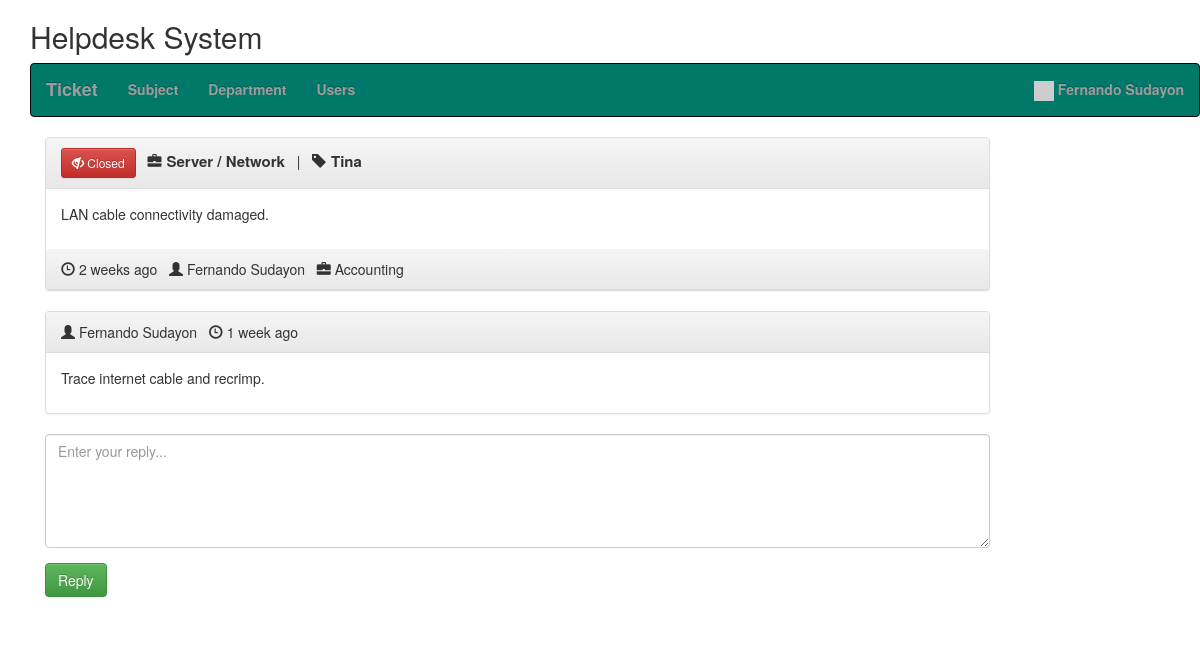
Page /view_ticket.php?id=67106e922144b (signed in) on the earlier database version.
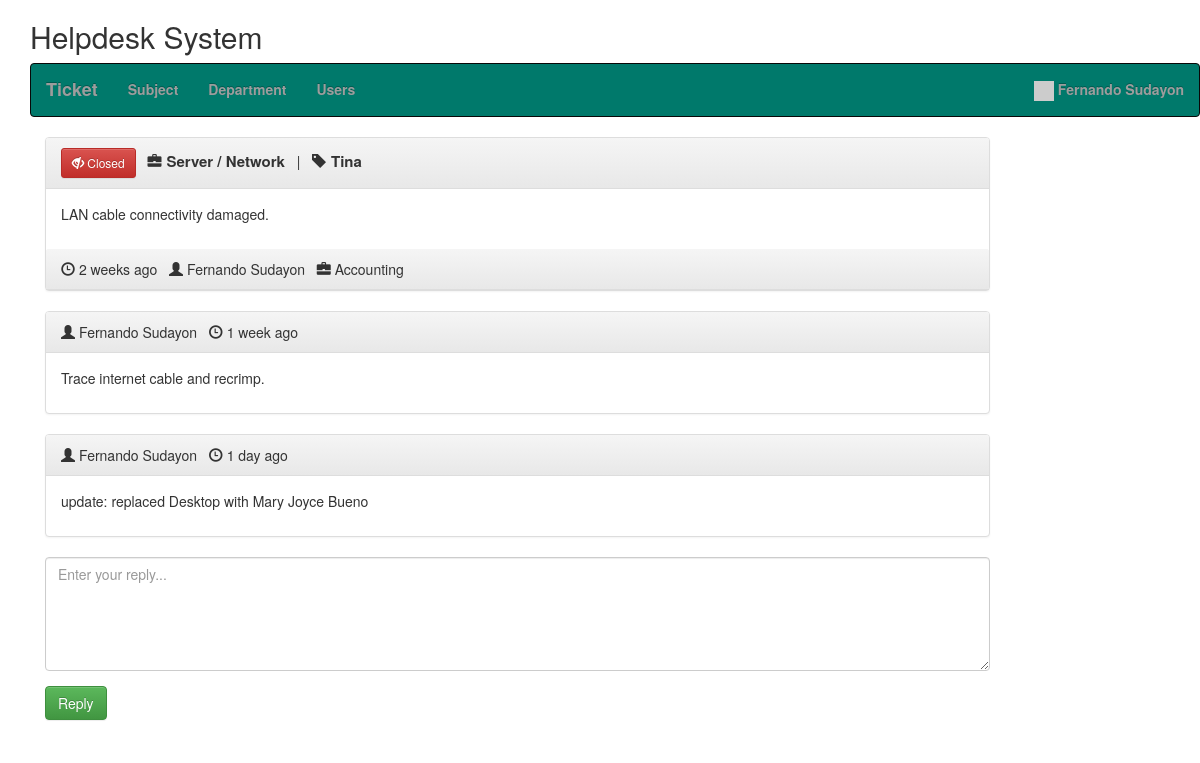
Same page on the later database version.
### tables this page shows
CREATE TABLE `hd_ticket_replies` (
  `id` int(11) NOT NULL,
  `user` int(11) NOT NULL,
  `text` text NOT NULL,
  `ticket_id` text NOT NULL,
  `date` varchar(20) NOT NULL,
  `user_read` int(11) NOT NULL
);

CREATE TABLE `hd_users` (
  `id` int(11) NOT NULL,
  `email` varchar(250) NOT NULL,
  `password` varchar(250) NOT NULL,
  `create_date` datetime NOT NULL DEFAULT current_timestamp(),
  `name` varchar(250) NOT NULL,
  `user_type` enum('admin','user') NOT NULL,
  `status` int(11) NOT NULL
);

### class/Tickets.php (called while the page is built, shortened)
<?php
class Tickets extends Database {
    private $ticketTable = 'hd_tickets';
	private $ticketRepliesTable = 'hd_ticket_replies';
	private $dbConnect = false;
	public function __construct(){
        $this->dbConnect = $this->dbConnect();
    }
    public function ticketInfo($id) {
		$sqlQuery = "SELECT t.id, t.uniqid, t.title, t.user as tUser, t.createdFor as cfor, t.init_msg as tmessage, t.date, t.dateresolved, t.last_reply, t.resolved, u.name as creater, u.user_type as userType, d.name as department
			FROM ".$this->ticketTable." t
			LEFT JOIN hd_users u ON t.user = u.id
			LEFT JOIN hd_subjects s ON t.title = s.id
			LEFT JOIN hd_departments d ON t.department = d.id
			WHERE t.uniqid = '".$id."'";
		$result = mysqli_query($this->dbConnect, $sqlQuery);
        $tickets = mysqli_fetch_assoc($result);
        return $tickets;
    }
	public function getTicketReplies($id) {
		$sqlQuery = "SELECT r.id, r.text as message, r.date, u.name as creater, d.name as department, u.user_type
			FROM ".$this->ticketRepliesTable." r
			LEFT JOIN ".$this->ticketTable." t ON r.ticket_id = t.id
			LEFT JOIN hd_users u ON r.user = u.id
			LEFT JOIN hd_subjects s ON t.title = s.id
			LEFT JOIN hd_departments d ON t.department = d.id
			WHERE r.ticket_id = '".$id."'";
		$result = mysqli_query($this->dbConnect, $sqlQuery);
       	$data= array();
		while ($row = mysqli_fetch_array($result, MYSQLI_ASSOC)) {
			$data[]=$row;
		}
        return $data;
    }
	public function updateTicketReadStatus($ticketId) {
		$updateField = '';
		if(isset($_SESSION["admin"])) {
			$updateField = "admin_read = '1'";
		} else {
			$updateField = "user_read = '1'";
		}
		$updateTicket = "UPDATE ".$this->ticketTable."
			SET $updateField
			WHERE id = '".$ticketId."'";
		mysqli_query($this->dbConnect, $updateTicket);
	}
}

### class/Database.php (called while the page is built, shortened)
<?php
class Database {
    public function dbConnect() {
        static $DBH = null;
        if (is_null($DBH)) {
			$connection = new mysqli(HOST, USER, PASSWORD, DATABASE);
			if($connection->connect_error){
				die("Error failed to connect to MySQL: " . $connection->connect_error);
			} else {
				$DBH = $connection;
			}
        }
        return $DBH;
    }
}

### init.php (called while the page is built, shortened)
<?php
require 'class/Database.php';
require 'class/Time.php';
require 'class/Tickets.php';
$tickets = new Tickets;

### class/Time.php (called while the page is built, shortened)
<?php
class Time extends Database {
    public function ago($time) {
        $periods = array("second", "minute", "hour", "day", "week", "month", "year", "decade");
        $lengths = array("60","60","24","7","4.35","12","10");
        $now = time();
        $difference = $now - $time;
        for($j = 0; $difference >= $lengths[$j] && $j < count($lengths)-1; $j++) {
            $difference /= $lengths[$j];
        }
        $difference = round($difference);
        if($difference != 1) {
            $periods[$j].= "s";
        }
        return $difference . " " . $periods[$j] . " ago";
    }
}

### view_ticket.php (the view, shortened to what the changed rows need)
<?php
include 'init.php';
include('inc/header.php');
$ticketDetails = $tickets->ticketInfo($_GET['id']);
$ticketReplies = $tickets->getTicketReplies($ticketDetails['id']);
?>
<link rel="stylesheet" href="css/style.css" />
<?php include('inc/container.php');?>
<div class="container">
	<div class="row home-sections">
	<h2>Helpdesk System</h2>
	</div>
	<section class="comment-list">
		<?php foreach ($ticketReplies as $replies) { ?>
			<article class="row">
				<div class="col-md-10 col-sm-10">
					<div class="panel panel-default arrow right">
						<div class="panel-heading">
							<?php if($replies['user_type'] == 'admin') { ?>
								<span class="glyphicon glyphicon-user"></span> <?php echo ucfirst($replies['creater']); ?>
							<?php } else { ?>
								<span class="glyphicon glyphicon-user"></span> <?php echo $replies['creater']; ?>
							<?php } ?>
							&nbsp;&nbsp;<span class="glyphicon glyphicon-time"></span> <time class="comment-date" datetime="16-12-2014 01:05"><i class="fa fa-clock-o"></i> <?php echo $time->ago($replies['date']); ?></time>
						</div>
						<div class="panel-body">
							<div class="comment-post">
							<p>
							<?php echo $replies['message']; ?>
							</p>
							</div>
						</div>
					</div>
				</div>
			</article>
		<?php } ?>
	</section>
</div>
<?php include('inc/footer.php');?>

Differences in the rows shown:
added hd_ticket_replies: hd_users.name "Fernando Sudayon", date "1 day ago", text "update: replaced Desktop with Mary Joyce Bueno"
